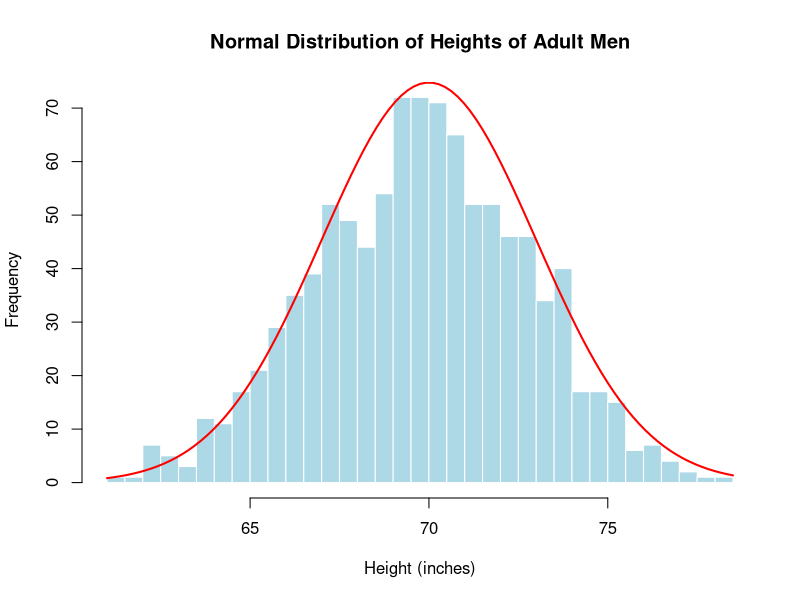

Write R code to recreate this figure.
# Filename: _048_normal_realworld.R
# Title: Normal Distribution Example - Heights of Adult Men
# Author: Raghava | GitHub: @raghavtwenty
# Date Created: June 21, 2024 | Last Updated: June 21, 2024
# Language: R | Version: 4.4.0

# PROBLEM

# We consider a real-world scenario where the heights of adult men are normally distributed
# with a mean of 70 inches and a standard deviation of 3 inches.


# Parameters for the normal distribution
mean_height = 70  # Mean height (inches)
sd_height = 3     # Standard deviation (inches)

# Number of samples to generate
num_samples = 1000

# Generate random heights using the normal distribution
heights = rnorm(num_samples, mean = mean_height, sd = sd_height)

# Display the first few generated heights
print(head(heights))

# Plot the histogram of the generated heights
hist(heights,
    breaks = 30,
    col = "lightblue",
    border = "white",
    main = "Normal Distribution of Heights of Adult Men",
    xlab = "Height (inches)",
    ylab = "Frequency"
)

# Add the theoretical density line
curve(dnorm(x,
    mean = mean_height,
    sd = sd_height) * num_samples * (max(heights) - min(heights)) / 30,
    add = TRUE,
    col = "red",
    lwd = 2
)
